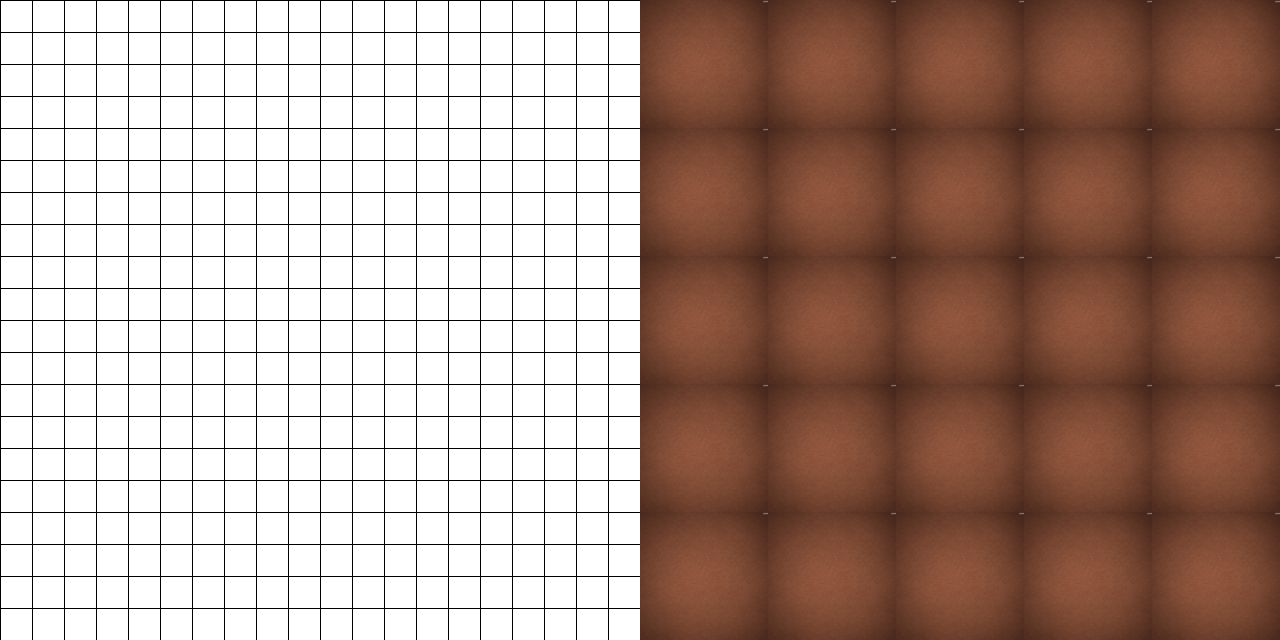

This game map was drawn from its Tiled (.tmx) file and the tilesets committed beside it. A one-line description and the trimmed map source follow:
An orthogonal 40x20 tile map with 32x32 px tiles, 1 tile layer (Tile Layer 1), 2 tilesets.

<map version="1.0" orientation="orthogonal" width="40" height="20" tilewidth="32" tileheight="32">
 <tileset firstgid="1" name="grass1" tilewidth="32" tileheight="32">
  <image source="grass1.png" width="128" height="128" />
 </tileset>
 <tileset firstgid="17" name="brown" tilewidth="32" tileheight="32">
  <image source="brown.png" width="128" height="128" />
 </tileset>
 <layer name="Tile Layer 1" width="40" height="20">
  <data>[800 cells, 800 non-empty, 17 distinct tile ids]</data>
 </layer>
</map>
